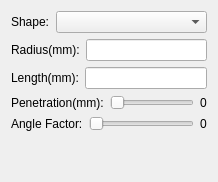
             <widget class="QWidget" name="Support_Top_Tab">
              <attribute name="title">
               <string>Top</string>
              </attribute>
              <layout class="QVBoxLayout" name="verticalLayout_12">
               <item>
                <layout class="QHBoxLayout" name="horizontalLayout_4">
                 <item>
                  <widget class="QLabel" name="label_3">
                   <property name="text">
                    <string>Shape:</string>
                   </property>
                  </widget>
                 </item>
                 <item>
                  <widget class="QComboBox" name="Support_Top_AttachType_comboBox">
                   <property name="sizePolicy">
                    <sizepolicy hsizetype="Expanding" vsizetype="Fixed">
                     <horstretch>0</horstretch>
                     <verstretch>0</verstretch>
                    </sizepolicy>
                   </property>
                   <property name="toolTip">
                    <string/>
                   </property>
                  </widget>
                 </item>
                </layout>
               </item>
               <item>
                <layout class="QHBoxLayout" name="horizontalLayout_7">
                 <item>
                  <widget class="QLabel" name="label_6">
                   <property name="text">
                    <string>Radius(mm):</string>
                   </property>
                  </widget>
                 </item>
                 <item>
                  <widget class="QLineEdit" name="Support_Top_Radius_lineEdit"/>
                 </item>
                </layout>
               </item>
               <item>
                <layout class="QHBoxLayout" name="horizontalLayout_24">
                 <item>
                  <widget class="QLabel" name="label_7">
                   <property name="text">
                    <string>Length(mm):</string>
                   </property>
                  </widget>
                 </item>
                 <item>
                  <widget class="QLineEdit" name="Support_Top_Length_lineEdit"/>
                 </item>
                </layout>
               </item>
               <item>
                <layout class="QHBoxLayout" name="horizontalLayout_8">
                 <item>
                  <widget class="QLabel" name="label_20">
                   <property name="text">
                    <string>Penetration(mm):</string>
                   </property>
                  </widget>
                 </item>
                 <item>
                  <widget class="QSlider" name="Support_Top_Penetration_horizontalSlider">
                   <property name="orientation">
                    <enum>Qt::Horizontal</enum>
                   </property>
                  </widget>
                 </item>
                 <item>
                  <widget class="QLabel" name="Support_Top_Penetration_label">
                   <property name="text">
                    <string>0</string>
                   </property>
                  </widget>
                 </item>
                </layout>
               </item>
               <item>
                <layout class="QHBoxLayout" name="horizontalLayout_17">
                 <item>
                  <widget class="QLabel" name="label_28">
                   <property name="text">
                    <string>Angle Factor:</string>
                   </property>
                  </widget>
                 </item>
                 <item>
                  <widget class="QSlider" name="Support_Top_AngleFactor_horizontalSlider">
                   <property name="sizePolicy">
                    <sizepolicy hsizetype="Expanding" vsizetype="Fixed">
                     <horstretch>0</horstretch>
                     <verstretch>0</verstretch>
                    </sizepolicy>
                   </property>
                   <property name="orientation">
                    <enum>Qt::Horizontal</enum>
                   </property>
                  </widget>
                 </item>
                 <item>
                  <widget class="QLabel" name="Support_Top_AngleFactor_label">
                   <property name="sizePolicy">
                    <sizepolicy hsizetype="Maximum" vsizetype="Preferred">
                     <horstretch>0</horstretch>
                     <verstretch>0</verstretch>
                    </sizepolicy>
                   </property>
                   <property name="text">
                    <string>0</string>
                   </property>
                  </widget>
                 </item>
                </layout>
               </item>
               <item>
                <spacer name="verticalSpacer_2">
                 <property name="orientation">
                  <enum>Qt::Vertical</enum>
                 </property>
                 <property name="sizeType">
                  <enum>QSizePolicy::Expanding</enum>
                 </property>
                 <property name="sizeHint" stdset="0">
                  <size>
                   <width>20</width>
                   <height>40</height>
                  </size>
                 </property>
                </spacer>
               </item>
              </layout>
             </widget>
